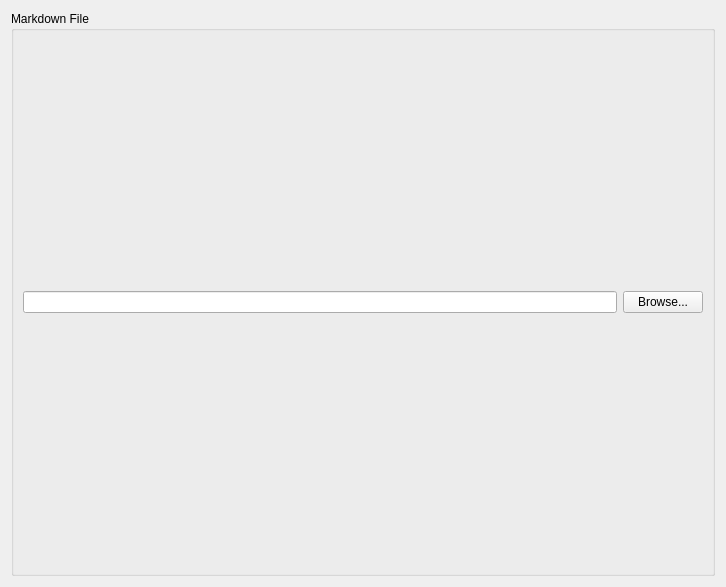
<?xml version="1.0" encoding="UTF-8"?>
<ui version="4.0">
 <author>Andrew Rabert</author>
 <class>MarkdownBookmarksConfigUi</class>
 <widget class="QWidget" name="MarkdownBookmarksConfigUi">
  <property name="geometry">
   <rect>
    <x>0</x>
    <y>0</y>
    <width>726</width>
    <height>587</height>
   </rect>
  </property>
  <property name="minimumSize">
   <size>
    <width>300</width>
    <height>0</height>
   </size>
  </property>
  <layout class="QVBoxLayout" name="verticalLayout">
   <item>
    <widget class="QGroupBox" name="customFileGroupBox">
     <property name="title">
      <string>Markdown File</string>
     </property>
     <layout class="QHBoxLayout" name="filePathLayout">
      <item>
       <widget class="QLineEdit" name="markdownFilePathEdit"></widget>
      </item>
      <item>
       <widget class="QPushButton" name="browseFileButton">
        <property name="text">
         <string>Browse...</string>
        </property>
       </widget>
      </item>
     </layout>
    </widget>
   </item>
  </layout>
 </widget>
 <resources/>
 <connections/>
</ui>
